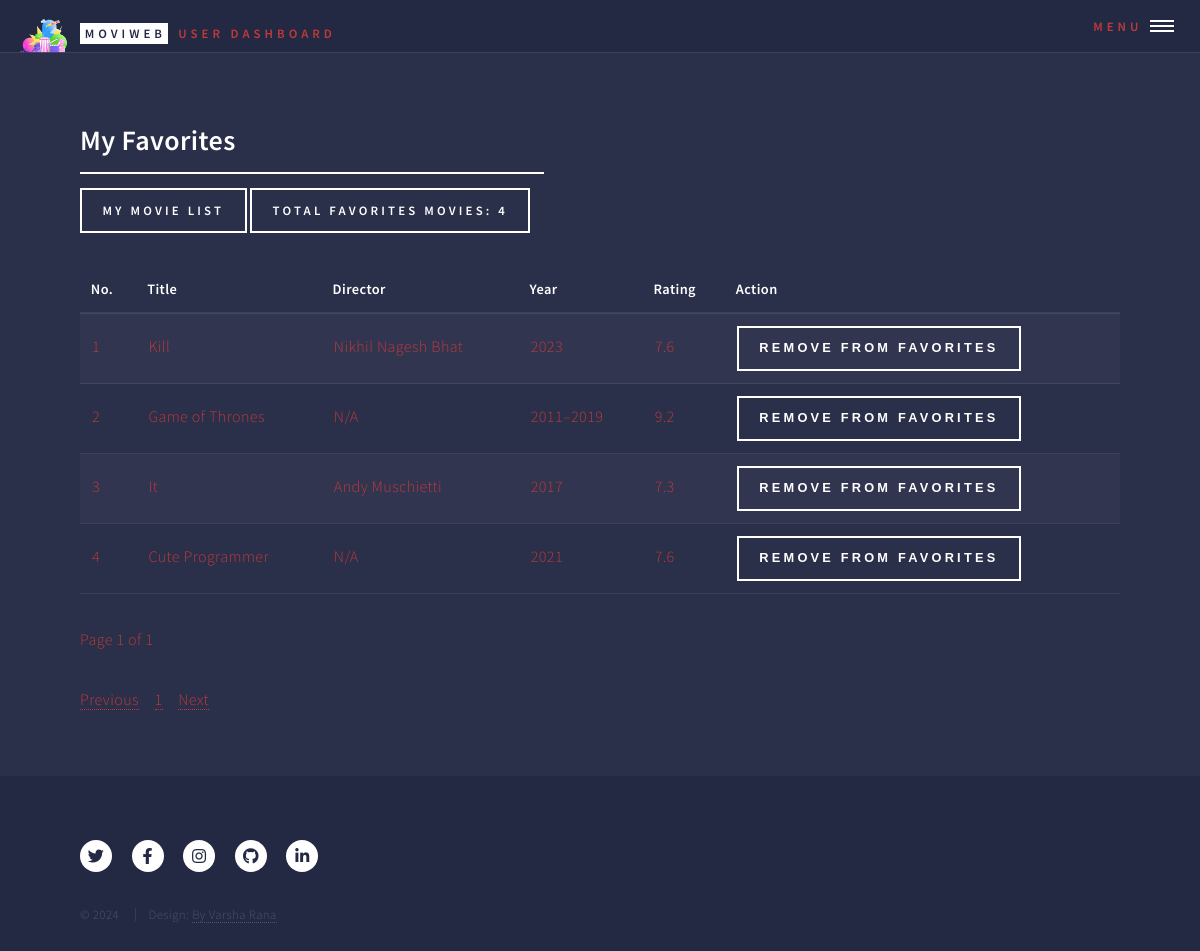
/user/user_favorites (signed in), run on an earlier commit of the app's database.
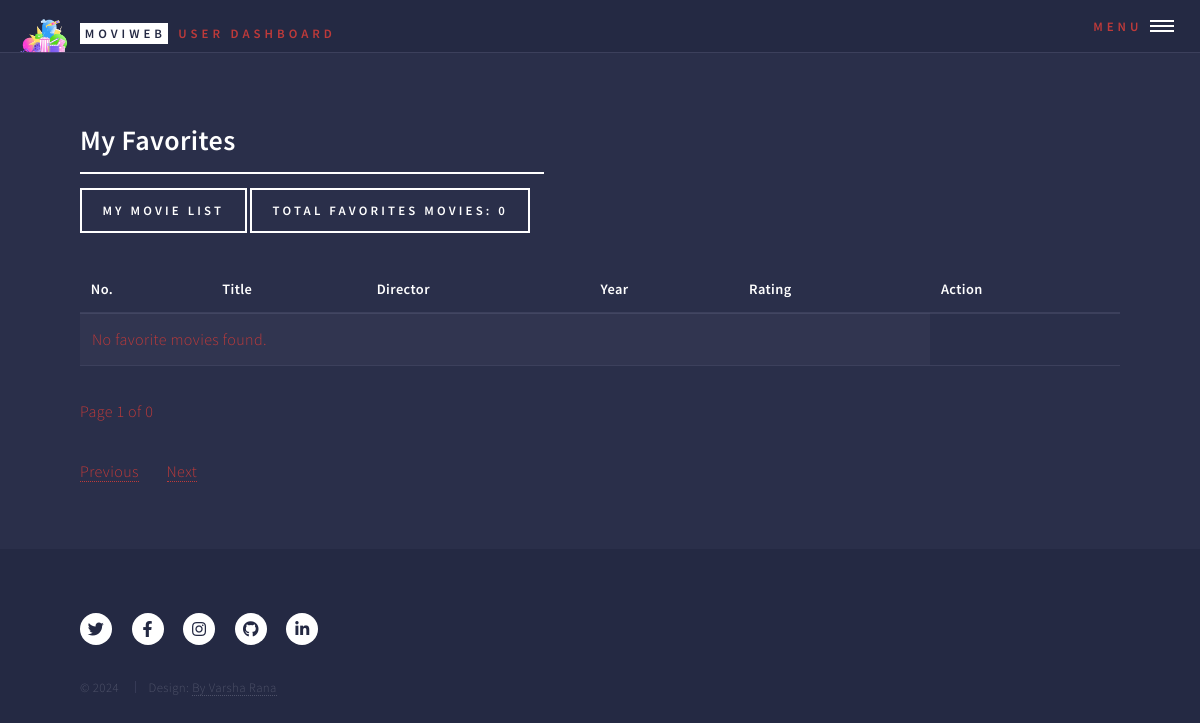
And on a later commit of the database.
### models.py (models this page shows)
class Movie(db.Model):
    __tablename__ = 'movie'
    id = db.Column(db.Integer, primary_key=True)
    title = db.Column(db.String(100), nullable=False)
    year = db.Column(db.Integer, nullable=False)
    rating = db.Column(db.Float, nullable=False)
    poster = db.Column(db.String(255))  # Optional field to store movie posters
    plot = db.Column(db.Text)  # Optional field to store the plot
    imdbID = db.Column(db.String(255), nullable=True)  # IMDb ID or link
    user_id = db.Column(db.Integer, db.ForeignKey('user.id'))
    admin_id = db.Column(db.Integer, db.ForeignKey('admin.id'))
    director_id = db.Column(db.Integer, db.ForeignKey('director.id'), nullable=False)  # Foreign key to Director
    genres = db.relationship('Genre', secondary=movie_genre, backref='movies')
    favorites = db.relationship('Favorite', back_populates='movie', lazy=True)  # Add this line

class Director(db.Model):
    __tablename__ = 'director'
    id = db.Column(db.Integer, primary_key=True)
    name = db.Column(db.String(100), nullable=False, unique=True)
    movies = db.relationship('Movie', backref='director', lazy=True)

### blueprints/user.py (the view)
@user_bp.route('/user_favorites')
def user_favorites():
    if 'user_id' not in session:
        session.clear()
        current_cache = current_app.extensions['cache']
        if current_cache and hasattr(current_cache, 'clear'):
            current_cache.clear()
        return redirect(url_for('login'))
    user_id = session['user_id']
    page = request.args.get('page', 1, type=int)  # Get the current page from query parameters, default to 1
    per_page = 5  # Number of movies per page
    user_favorites_query = (
        Movie.query.join(Favorite)
        .filter(Favorite.user_id == user_id, Favorite.movie_id == Movie.id)
    )
    num_favorites = user_favorites_query.count()
    movies = user_favorites_query.paginate(page=page, per_page=per_page, error_out=False)
    return render_template('user_favorites.html', num_favorites=num_favorites, movies=movies)

### templates/user/user_favorites.html (shortened to what this page needs)
<!DOCTYPE HTML>
<html>
<head>
    <link rel="stylesheet" href="../../static/css/main.css"/>
</head>
<body class="is-preload">
<div id="wrapper">
    <header id="header" class="alt">
        {% include 'partials/user_header.html' %}
    </header>
    <div id="main">
        <section id="favorites">
            <div class="inner">
                <header class="major">
                    <h2>My Favorites</h2>
                    <a href="{{ url_for('user_bp.my_movies') }}" class="button">
                        My Movie List
                    </a>
                    <label class="button">Total Favorites Movies: {{ num_favorites }}</label>
                </header>
                {% include 'partials/user_favorites_content.html' %}
            </div>
        </section>
    </div>
    <footer id="footer">
        {% include 'partials/movie_web_app_footer.html' %}
    </footer>
</div>
</body>
</html>

### templates/partials/user_favorites_content.html
<div id="user-favorites-container">
    <table id="user-favorites-table">
        <thead>
        <tr>
            <th>No.</th>
            <th>Title</th>
            <th>Director</th>
            <th>Year</th>
            <th>Rating</th>
            <th>Action</th>
        </tr>
        </thead>
        <tbody>
        {% set start_no = (movies.page - 1) * movies.per_page + 1 %}
        {% for movie in movies.items %}
        <tr>
            <td>{{ start_no + loop.index0 }}</td>
            <td>{{ movie.title }}</td>
            <td>{{ movie.director.name }}</td>
            <td>{{ movie.year }}</td>
            <td>{{ movie.rating }}</td>
            <td>
                <form action="{{ url_for('user_bp.remove_from_favorites', movie_id=movie.id) }}" method="post"
                      style="display:inline;">
                    <button type="submit" class="button">Remove from Favorites</button>
                </form>
            </td>
        </tr>
        {% else %}
        <tr>
            <td colspan="5">No favorite movies found.</td>
        </tr>
        {% endfor %}
        </tbody>
    </table>
    <p>Page {{ movies.page }} of {{ movies.pages }}</p>
    <div id="pagination-container-user-favorites">
        <nav aria-label="Page navigation">
            <ul class="pagination">
                {% if movies.has_prev %}
                <li class="page-item">
                    <a class="page-link"
                       href="{{ url_for('user_bp.user_favorites', page=movies.prev_num) }}">Previous</a>
                </li>
                {% else %}
                <li class="page-item disabled">
                    <a class="page-link" href="#">Previous</a>
                </li>
                {% endif %}
                {% for page_num in movies.iter_pages() %}
                {% if page_num %}
                <li class="page-item {% if page_num == movies.page %}active{% endif %}">
                    <a class="page-link" href="{{ url_for('user_bp.user_favorites', page=page_num) }}">{{ page_num
                        }}</a>
                </li>
                {% else %}
                <li class="page-item disabled">
                    <a class="page-link" href="#">...</a>
                </li>
                {% endif %}
                {% endfor %}
                {% if movies.has_next %}
                <li class="page-item">
                    <a class="page-link" href="{{ url_for('user_bp.user_favorites', page=movies.next_num) }}">Next</a>
                </li>
                {% else %}
                <li class="page-item disabled">
                    <a class="page-link" href="#">Next</a>
                </li>
                {% endif %}
            </ul>
        </nav>
    </div>
</div>

What changed in the data, as far as the page shows it:
removed Movie: index0 "1", title "Kill", director.name "Nikhil Nagesh Bhat", year "2023", rating "7.6"
removed Movie: index0 "2", title "Game of Thrones", director.name "N/A", year "2011–2019", rating "9.2"
removed Movie: index0 "3", title "It", director.name "Andy Muschietti", year "2017", rating "7.3"
removed Movie: index0 "4", title "Cute Programmer", director.name "N/A", year "2021", rating "7.6"
Also different on the page:
{{ num_favorites }}: "4" → "0"
{{ movies.pages }}: "1" → "0"
text now shown: "No favorite movies found."
list line gone: "1"
